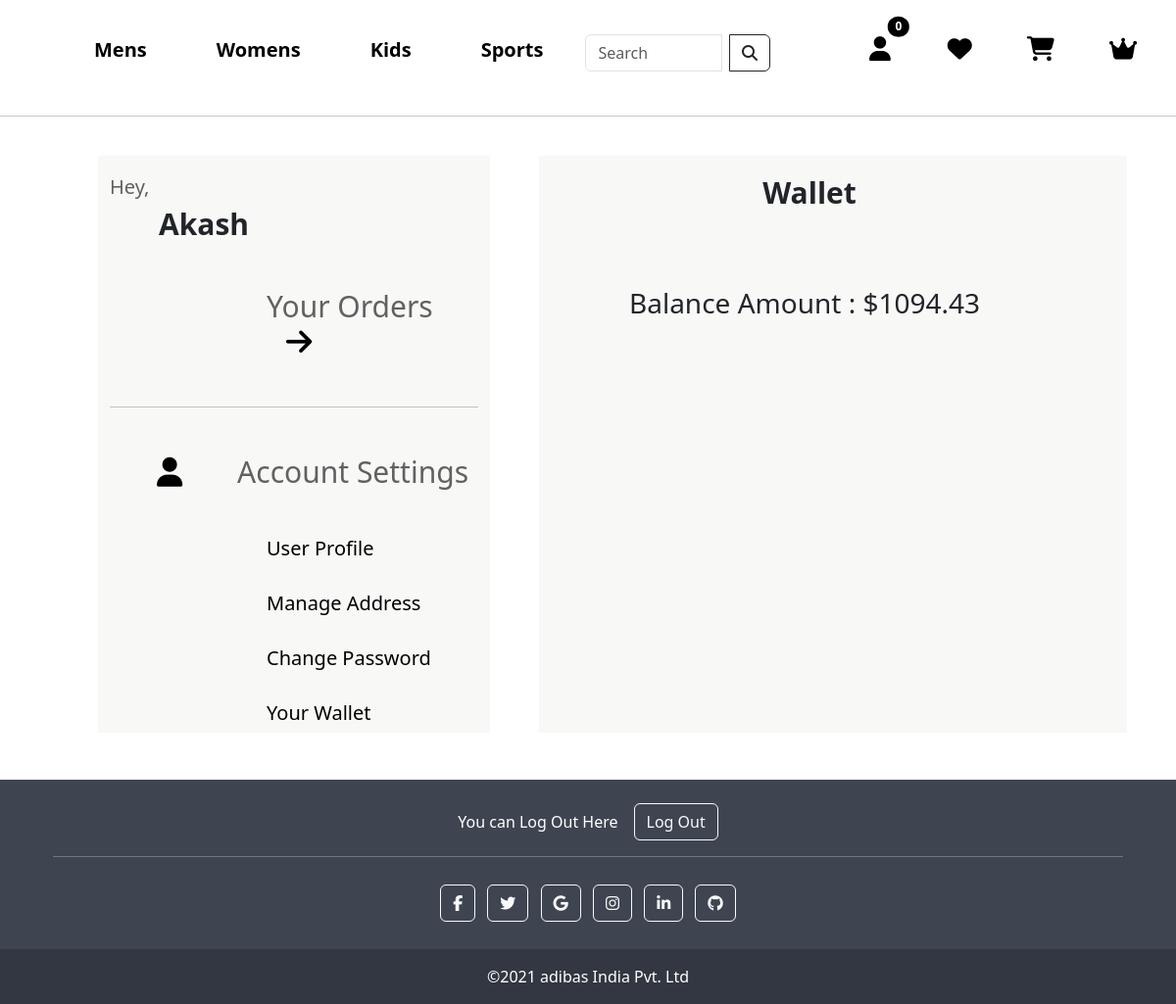
The page /wallet/ (signed in) on the database as committed earlier.
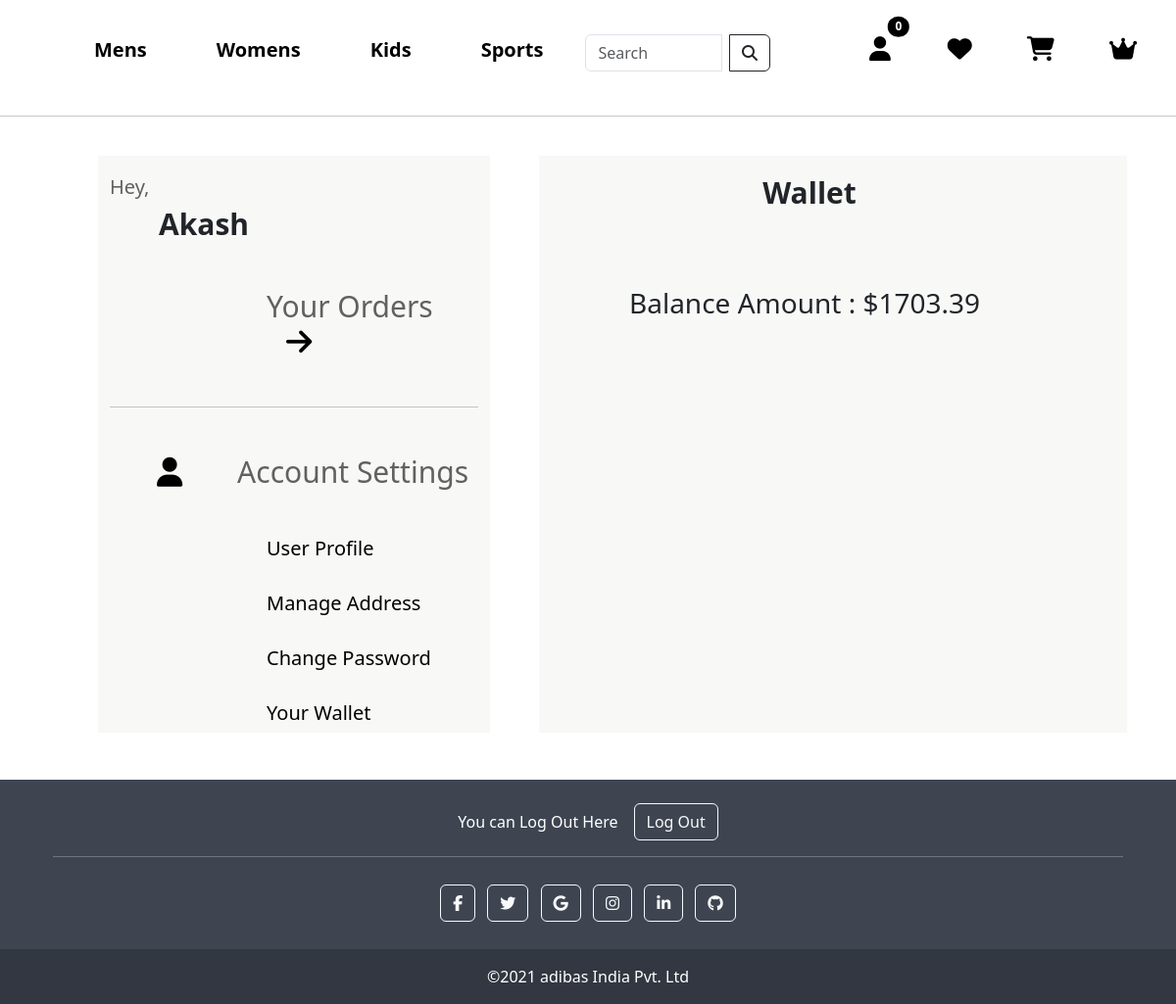
The same page on the database as committed later.
### core/models.py (models this page shows)
class Wallet(models.Model):
    user = models.OneToOneField(CustomUser, on_delete=models.CASCADE)
    balance = models.DecimalField(max_digits=10, decimal_places=2, default=0.0)
    transactions = models.TextField(default='[]')
    class Meta:
        verbose_name_plural = "Wallet"

### core/views.py (the view)
# urls.py: path('wallet/', views.view_wallet, name='wallet'),
def view_wallet(request):
    user_wallet = request.user.wallet
    context = {'wallet': user_wallet}
    return render(request, 'wallet.html', context)

### core/context_processor.py (called while the page is built)
def default(request):
    top = TopCategory.objects.all()
    cat = Category.objects.all()
    min_max_price = Product.objects.aggregate(Min('price'), Max('price'))
    return {
        'top':top,
        'cat': cat,
        'min_max_price': min_max_price
    }

### templates/wallet.html (shortened to what this page needs)
{% extends 'base.html' %}
{% block content %}
{% load static %}
<link rel="stylesheet" type="text/css" href="{% static 'profile.css' %}">
<section>
    <div class="container-fluid">
        <div class="row">
            <div class="col-lg-4" style="background-color: rgb(248, 248, 247); margin-left: 100px;">
                <div class="name" style="margin-top: 20px;">
                    <h6 style="font-size: 20px; color: rgb(97, 97, 97);">Hey,</h6>
                    <h5 style="font-size: 30px; margin-left: 50px; font-weight: 600;">{{ request.user | title }}</h5>
                </div>
                <div class="orders">
                    <a style="text-decoration: none; color: black;" href="{% url 'order_list' %}"><h6 style="font-size: 30px;  margin-left:10rem; margin-top: 3rem; color:rgb(97, 97, 97);">Your Orders <i class="fa fa-arrow-right" style="margin-left: 20px; color: black;"></i></h6></a>
                </div>
                <br>
                <hr>
                <div class="setting">
                    <h6 style="font-size: 30px; margin-top: 3rem; color:rgb(97, 97, 97);"><i class="fa-solid fa-user" style="color: black; margin-left: 3rem;"></i> <span style="margin-left: 3rem;">Account Settings</span></h6>
                    <div class="user-profile">
                        <a style="text-decoration: none; color: black;" href="{% url 'user_profile' %}"><h6 style="font-size: 20px; margin-top: 3rem; margin-left: 10rem;">User Profile</h6></a>
                    </div>
                    <div class="manage-address">
                        <a style="text-decoration: none; color: black;" href="{% url 'user_address' %}"><h6 style="font-size: 20px; margin-top: 2rem; margin-left: 10rem;">Manage Address</h6></a>
                    </div>
                    <div class="manage-address">
                        <a style="text-decoration: none; color: black;" href="{% url 'change_password' %}"><h6 style="font-size: 20px; margin-top: 2rem; margin-left: 10rem;">Change Password</h6></a>
                    </div>
                    <div class="manage-address">
                        <a style="text-decoration: none; color: black;" href="{% url 'wallet' %}"><h6 style="font-size: 20px; margin-top: 2rem; margin-left: 10rem;">Your Wallet</h6></a>
                    </div>
                </div>
            </div>
            <div class="col-lg-6" style="margin-left: 50px; background-color: rgb(248, 248, 247);">
                <div class="contents" style="margin-left: 80px;">
                    <div class="title" style="padding: 10px;">
                        <h3 style="font-size: 30px; font-weight: 700; text-align: center; margin-right: 8rem; margin-bottom: 20px; margin-top: 10px;">Wallet</h3>
                    </div>
                        <br><br>
                        <div class="balance">
                            <h3>Balance Amount : ${{ wallet.balance }}</h3>
                        </div>
                </div>
            </div>
        </div>
    </div>
</section>
{% endblock content%}

Rows that differ between the two databases and show on the page:
changed Wallet: balance "1094.43" → "1703.39"
